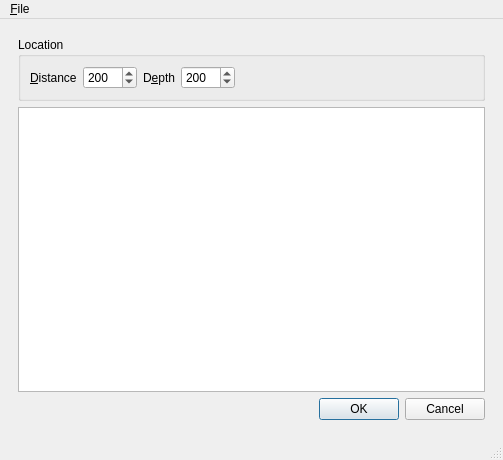
<ui version="4.0" >
 <class>MainWindow</class>
 <widget class="QMainWindow" name="MainWindow" >
  <property name="geometry" >
   <rect>
    <x>0</x>
    <y>0</y>
    <width>503</width>
    <height>460</height>
   </rect>
  </property>
  <property name="windowTitle" >
   <string>MainWindow</string>
  </property>
  <widget class="QWidget" name="centralwidget" >
   <layout class="QGridLayout" name="gridLayout" >
    <item row="0" column="0" >
     <widget class="QStackedWidget" name="stackedWidget" >
      <property name="currentIndex" >
       <number>0</number>
      </property>
      <widget class="QWidget" name="page" >
       <layout class="QGridLayout" name="gridLayout_3" >
        <item row="0" column="0" >
         <widget class="QGroupBox" name="groupBox" >
          <property name="title" >
           <string>Location</string>
          </property>
          <layout class="QGridLayout" name="gridLayout_2" >
           <item row="0" column="0" >
            <layout class="QHBoxLayout" name="horizontalLayout" >
             <item>
              <widget class="QLabel" name="label" >
               <property name="text" >
                <string>&amp;Distance</string>
               </property>
               <property name="buddy" >
                <cstring>spinBox</cstring>
               </property>
              </widget>
             </item>
             <item>
              <widget class="QSpinBox" name="spinBox" >
               <property name="maximum" >
                <number>1000</number>
               </property>
               <property name="singleStep" >
                <number>100</number>
               </property>
               <property name="value" >
                <number>200</number>
               </property>
              </widget>
             </item>
             <item>
              <widget class="QLabel" name="label_2" >
               <property name="text" >
                <string>D&amp;epth</string>
               </property>
               <property name="buddy" >
                <cstring>spinBox_2</cstring>
               </property>
              </widget>
             </item>
             <item>
              <widget class="QSpinBox" name="spinBox_2" >
               <property name="maximum" >
                <number>1000</number>
               </property>
               <property name="singleStep" >
                <number>100</number>
               </property>
               <property name="value" >
                <number>200</number>
               </property>
              </widget>
             </item>
             <item>
              <spacer name="horizontalSpacer" >
               <property name="orientation" >
                <enum>Qt::Horizontal</enum>
               </property>
               <property name="sizeHint" stdset="0" >
                <size>
                 <width>40</width>
                 <height>20</height>
                </size>
               </property>
              </spacer>
             </item>
            </layout>
           </item>
          </layout>
         </widget>
        </item>
        <item row="1" column="0" >
         <widget class="QTextEdit" name="textEdit" />
        </item>
        <item row="2" column="0" >
         <widget class="QDialogButtonBox" name="buttonBox" >
          <property name="standardButtons" >
           <set>QDialogButtonBox::Cancel|QDialogButtonBox::Ok</set>
          </property>
         </widget>
        </item>
       </layout>
      </widget>
      <widget class="QWidget" name="page_2" >
       <layout class="QGridLayout" name="gridLayout_5" >
        <item row="0" column="0" >
         <widget class="QGroupBox" name="groupBox_2" >
          <property name="title" >
           <string>Geometry</string>
          </property>
          <layout class="QGridLayout" name="gridLayout_4" >
           <item row="0" column="0" >
            <widget class="QTextEdit" name="textEdit_2" />
           </item>
          </layout>
         </widget>
        </item>
       </layout>
      </widget>
     </widget>
    </item>
   </layout>
  </widget>
  <widget class="QMenuBar" name="menubar" >
   <property name="geometry" >
    <rect>
     <x>0</x>
     <y>0</y>
     <width>503</width>
     <height>22</height>
    </rect>
   </property>
   <widget class="QMenu" name="menu_File" >
    <property name="title" >
     <string>&amp;File</string>
    </property>
    <addaction name="action_New" />
    <addaction name="actionSave" />
   </widget>
   <addaction name="menu_File" />
  </widget>
  <widget class="QStatusBar" name="statusbar" />
  <action name="action_New" >
   <property name="text" >
    <string>&amp;New</string>
   </property>
  </action>
  <action name="actionSave" >
   <property name="text" >
    <string>&amp;Save</string>
   </property>
  </action>
 </widget>
 <resources/>
 <connections/>
</ui>
